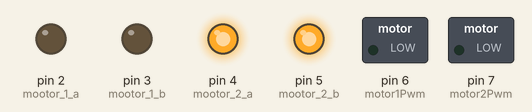
Bench run of a sketch on a simulated Arduino Uno, built with avr-gcc and run on an emulated ATmega328P. Parts: switched loads named in the sketch (green lamp = pin HIGH), output pins drawn as LEDs (lit = HIGH).

Above: at 0.1 s.
At 7.1 s:
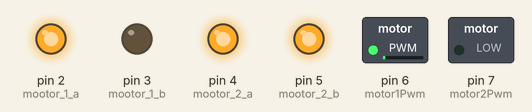
At 11.1 s:
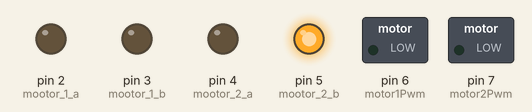
At 22.1 s:
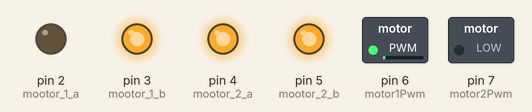
At 34.1 s:
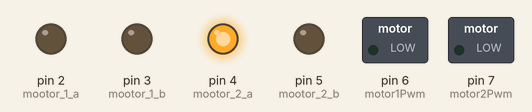
Timing chart, 0 to 38.5 s (numbered marks = the images above):
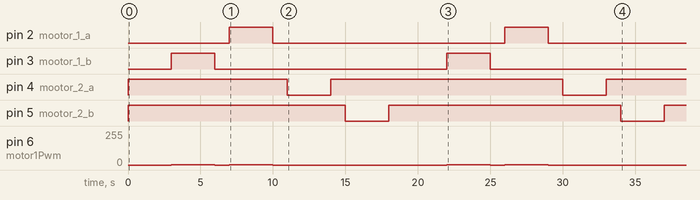

The sketch:

p66p_07_02_2019.ino
```cpp
int mootor_1_a=2;
int mootor_1_b=3;
int mootor_2_a=4;
int mootor_2_b=5;

int motor1Pwm = 6;
int motor2Pwm = 7;
int mSpeed = 0;

void setup() {
  pinMode(mootor_1_a,OUTPUT);
  pinMode(mootor_1_b,OUTPUT);
  pinMode(mootor_2_a,OUTPUT);
  pinMode(mootor_2_b,OUTPUT);

  pinMode(motor1Pwm,OUTPUT);
  pinMode(motor2Pwm,OUTPUT);
}

void mootor_1_forward(int mSpeed){
  digitalWrite(mootor_1_a, LOW);
  digitalWrite(mootor_1_b, HIGH);
  setMotor1Speed(mSpeed);
}

void mootor_1_backward(int mSpeed){
  digitalWrite(mootor_1_b, LOW);
  digitalWrite(mootor_1_a, HIGH);
  setMotor1Speed(mSpeed);
}

void mootor_1_stop(){
  digitalWrite(mootor_1_a, LOW);
  digitalWrite(mootor_1_b, LOW);
  setMotor1Speed(0);
}

void mootor_2_forward(int mSpeed){
  digitalWrite(mootor_2_a, LOW);
  digitalWrite(mootor_2_b, HIGH);
  setMotor2Speed(mSpeed);
}

void mootor_2_backward(int mSpeed){
  digitalWrite(mootor_2_b, LOW);
  digitalWrite(mootor_2_a, HIGH);
  setMotor2Speed(mSpeed);
}

void mootor_2_stop(){
  digitalWrite(mootor_2_a, HIGH);
  digitalWrite(mootor_2_b, HIGH);
  setMotor2Speed(0);
}

void setMotor1Speed(int mSpeed) {
  analogWrite(motor1Pwm, mSpeed);
}

void setMotor2Speed(int mSpeed) {
  analogWrite(motor2Pwm, mSpeed);
}

void loop() {
  mootor_1_stop();
  mootor_2_stop();
  delay(3000);

  mSpeed = 2;
  //for(mSpeed = 0; mSpeed < 255; mSpeed += 10)
  //{
    mootor_1_forward(mSpeed);
    delay(3000);
  //}


  mootor_1_stop();
  delay(1000);
  mootor_1_backward(mSpeed);
  delay(3000);
  mootor_1_stop();
  delay(1000);

  mSpeed = 2;
  mootor_2_forward(mSpeed);
  delay(3000);
  mootor_2_stop();
  delay(1000);
  mootor_2_backward(mSpeed);
  delay(3000);
  mootor_2_stop();
  delay(1000);
}
```

Measured:
- by itself, pin 2 (mootor_1_a), pin 3 (mootor_1_b): alternates HIGH for 3.0 s and LOW for 16.0 s
- by itself, pin 4 (mootor_2_a): goes HIGH 11.0 s, LOW 3.0 s, HIGH 16.0 s, LOW 3.0 s, then HIGH
- by itself, pin 5 (mootor_2_b): alternates HIGH for 15.5 s and LOW for 3.0 s
- by itself, pin 6 (motor1Pwm): 0/255 → 2/255 at 3.0 s, → 0/255 3.0 s later, → 2/255 1.0 s later, → 0/255 3.0 s later, … (8 changes in this stretch)
